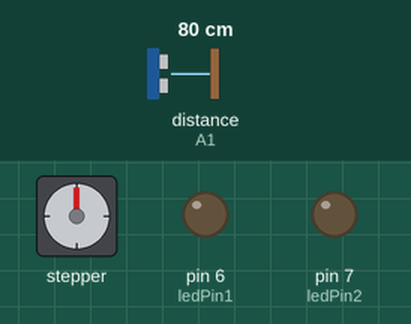
The sketch below on a simulated Arduino Uno, built with avr-gcc and run on an emulated ATmega328P. Shown: stepper motor, output pins drawn as LEDs (lit = HIGH). Inputs (shaded band) come from the test bench; at power-on: distance to the obstacle (sensor on A1) 80 cm. The echo pulse lasts 58.3 µs per cm; stepper angles assume 4096 steps per turn.

Above: at 1.2 s.
1.3 s: distance to the obstacle (sensor on A1) set to 12 cm
3.1 s: distance to the obstacle (sensor on A1) set to 9 cm
At 3.52 s:
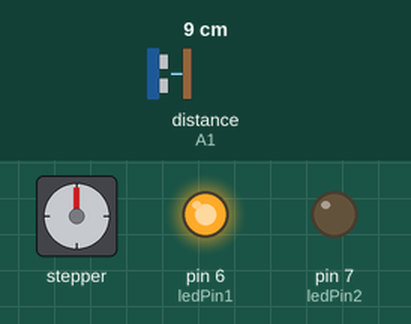
At 12.0 s:
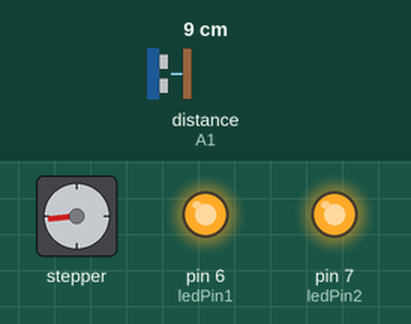
Timing chart, 0 to 21.1 s (numbered marks = the images above; inputs shaded):
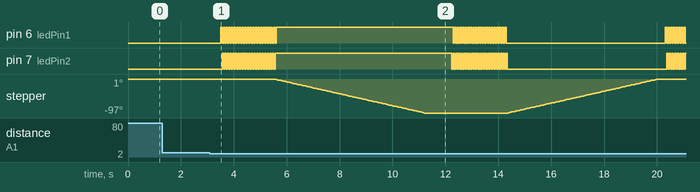

Measured:
- the behaviour switches between 11 and 10 cm on distance to the obstacle (sensor on A1) (found by bisection; images 0 and 1)
- after the input at 1.3 s, every drawn part: stays the same

The sketch:

stepper-ultra.ino
```cpp
#include <AccelStepper.h>
#include "NewPing.h"
#define HALFSTEP 8

// Motor pin definitions
#define motorPin1  8     // IN1 on the ULN2003 driver 1
#define motorPin2  9     // IN2 on the ULN2003 driver 1
#define motorPin3  10     // IN3 on the ULN2003 driver 1
#define motorPin4  11     // IN4 on the ULN2003 driver 1

#define ledPin1 6
#define ledPin2 7

#define MAX_DISTANCE 400

//distance CM
float duration, distance;
int iterations = 5;
int maxDisplayDistance =30;
int minDistance =2;
int triggerDistance = 10;
bool isTrainComing =false;

// Initialize with pin sequence IN1-IN3-IN2-IN4 for using the AccelStepper with 28BYJ-48
AccelStepper stepper1(HALFSTEP, motorPin1, motorPin3, motorPin2, motorPin4);
//Define pins ultrasonic(trig,echo)
NewPing  sonar(A0,A1,MAX_DISTANCE);

int steps1 = 0;
int FWSteps = 1100;
int BWSteps = -1100;
int stepperSpeed = 200;
boolean turn1 = false;
void setup() {
  Serial.begin(9600);
  pinMode(ledPin1, OUTPUT);
  pinMode(ledPin2, OUTPUT);
  stepper1.setMaxSpeed(2000.0);
  stepper1.move(1);  // I found this necessary
  stepper1.setSpeed(stepperSpeed);

}//--(end setup )---

void loop() {
   /*delay(200);
  if (isTrainComing())
    Serial.print("Traing is coming");
  else
    Serial.print("Traing is not coming");
    */
  if (isTrainComing == false && steps1==0){
    isTrainComing = isComing();
    delay(200);
  }
  if (isTrainComing == true || steps1 != 0) {
      if(steps1==0 && turn1==false){
        blinkLights();
      }
      stepTurn();
   }

 }
bool isComing()
{
  duration = sonar.ping_median(iterations);
  // Determine distance from duration
  // Use 343 metres per second as speed of sound
  distance = (duration / 2) * 0.0343;
  if (distance > maxDisplayDistance)
      distance = maxDisplayDistance;
  if (distance < minDistance)
      distance = maxDisplayDistance;
  if (distance >triggerDistance)
    return false;
  return true;
  /*Serial.print("Object found at: ");
  Serial.print(distance);
  Serial.println("cm");
  */
 }
void blinkLights(){
  for (int i=0 ;i<=20;i++)
  {
    digitalWrite(ledPin1, HIGH);    // HIGH,LOW
    digitalWrite(ledPin2, LOW);    // HIGH,LOW
    delay(50);
    digitalWrite(ledPin1, LOW);    // HIGH,LOW
    digitalWrite(ledPin2, HIGH);
    delay(50);
  }
  if (turn1==false){
    digitalWrite(ledPin1, HIGH);
    digitalWrite(ledPin2, HIGH);
  }
  else{
    digitalWrite(ledPin1, LOW);
    digitalWrite(ledPin2, LOW);
  }
}
 void restStep(){
    stepper1.move(20000);
    stepper1.setSpeed(stepperSpeed);
    stepper1.runSpeedToPosition();
  }
 void stepTurn(){
   if (steps1 == 0) {
     int target = 0;
     if (turn1 == true) {
        delay (1000);
        blinkLights();
        target = FWSteps;
        isTrainComing = false;
      }
      else {
        target = BWSteps;
      }
      stepper1.move(target);
      stepper1.setSpeed(stepperSpeed);
      turn1 = !turn1;
   }
    steps1 = stepper1.distanceToGo();
    stepper1.runSpeedToPosition();
  }
```
